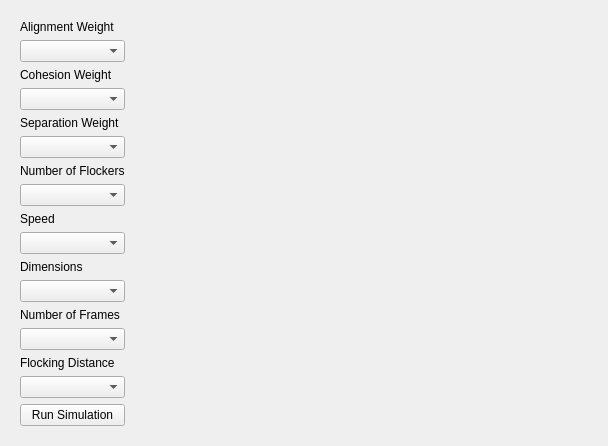
<?xml version="1.0" encoding="UTF-8"?>
<ui version="4.0">
 <class>Form</class>
 <widget class="QWidget" name="Form">
  <property name="geometry">
   <rect>
    <x>0</x>
    <y>0</y>
    <width>608</width>
    <height>422</height>
   </rect>
  </property>
  <property name="windowTitle">
   <string>Form</string>
  </property>
  <layout class="QHBoxLayout" name="horizontalLayout">
   <item>
    <widget class="QWidget" name="widget_2" native="true">
     <layout class="QVBoxLayout" name="verticalLayout">
      <item>
       <widget class="QLabel" name="label">
        <property name="text">
         <string>Alignment Weight</string>
        </property>
       </widget>
      </item>
      <item>
       <widget class="QComboBox" name="alignmentBox"/>
      </item>
      <item>
       <widget class="QLabel" name="label_2">
        <property name="text">
         <string>Cohesion Weight</string>
        </property>
       </widget>
      </item>
      <item>
       <widget class="QComboBox" name="cohesionBox"/>
      </item>
      <item>
       <widget class="QLabel" name="label_3">
        <property name="text">
         <string>Separation Weight</string>
        </property>
       </widget>
      </item>
      <item>
       <widget class="QComboBox" name="separationBox"/>
      </item>
      <item>
       <widget class="QLabel" name="label_4">
        <property name="text">
         <string>Number of Flockers</string>
        </property>
       </widget>
      </item>
      <item>
       <widget class="QComboBox" name="numFlockersBox"/>
      </item>
      <item>
       <widget class="QLabel" name="label_5">
        <property name="text">
         <string>Speed</string>
        </property>
       </widget>
      </item>
      <item>
       <widget class="QComboBox" name="speedBox"/>
      </item>
      <item>
       <widget class="QLabel" name="label_6">
        <property name="text">
         <string>Dimensions</string>
        </property>
       </widget>
      </item>
      <item>
       <widget class="QComboBox" name="dimensionsBox"/>
      </item>
      <item>
       <widget class="QLabel" name="label_7">
        <property name="text">
         <string>Number of Frames</string>
        </property>
       </widget>
      </item>
      <item>
       <widget class="QComboBox" name="framesBox"/>
      </item>
      <item>
       <widget class="QLabel" name="label_8">
        <property name="text">
         <string>Flocking Distance</string>
        </property>
       </widget>
      </item>
      <item>
       <widget class="QComboBox" name="distanceBox"/>
      </item>
      <item>
       <spacer name="verticalSpacer">
        <property name="orientation">
         <enum>Qt::Vertical</enum>
        </property>
        <property name="sizeHint" stdset="0">
         <size>
          <width>17</width>
          <height>401</height>
         </size>
        </property>
       </spacer>
      </item>
      <item>
       <widget class="QPushButton" name="runButton">
        <property name="text">
         <string>Run Simulation</string>
        </property>
       </widget>
      </item>
     </layout>
    </widget>
   </item>
   <item>
    <spacer name="horizontalSpacer">
     <property name="orientation">
      <enum>Qt::Horizontal</enum>
     </property>
     <property name="sizeHint" stdset="0">
      <size>
       <width>438</width>
       <height>20</height>
      </size>
     </property>
    </spacer>
   </item>
  </layout>
 </widget>
 <resources/>
 <connections/>
</ui>
